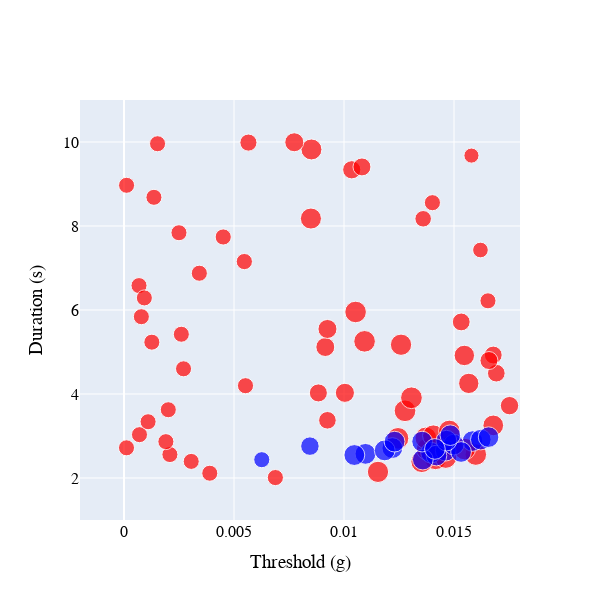

The notebook cell saved with this chart:
### Code cell
import plotly.graph_objects as go

# Font customization variables - modify as desired
font_family = "Times New Roman"
font_size = 16          # Font size
font_color = "black"    # Font color

# Create figure object
fig = go.Figure()

# Add first dataset R_PRE (red)
# Use the last column of R_PRE for marker sizes
fig.add_trace(go.Scatter(
    x=R_PRE[:, 0],       # x-axis: threshold (first column)
    y=R_PRE[:, 1],       # y-axis: duration (second column)
    mode='markers',      # markers only
    marker=dict(
        size=R_PRE[:, 2]*20,   # marker size based on the last column values of R_PRE
        color='red'          # red color
    ),
    name='R_PRE'
))

# Add second dataset R_ONB (blue)
# Use the last column of R_ONB for marker sizes
fig.add_trace(go.Scatter(
    x=R_ONB[:, 0],       # x-axis: threshold (first column)
    y=R_ONB[:, 1],       # y-axis: duration (second column)
    mode='markers',      # markers only
    marker=dict(
        size=R_ONB[:, 2]*20,   # marker size based on the last column values of R_ONB
        color='blue'          # blue color
    ),
    name='R_ONB'
))

# Update overall layout: set font, square canvas, axis labels, and cancel legend display
fig.update_layout(
    font=dict(
        family=font_family,
        size=font_size,
        color=font_color
    ),
    width=600,
    height=600,
    showlegend=False,          # Hide legend
    xaxis_title="Threshold (g)",   # x-axis label with unit g
    yaxis_title="Duration (s)"       # y-axis label with unit s
)

# Update x-axis range and tick font
fig.update_xaxes(
    range=[-0.002, 0.018],
    tickfont=dict(family=font_family, size=font_size, color=font_color)
)

# Update y-axis range and tick font
fig.update_yaxes(
    range=[1, 11],
    tickfont=dict(family=font_family, size=font_size, color=font_color)
)

# Show plot
fig.show()

### Figure 1 — Plotly figure (JSON) as saved in the notebook; plotly's stock layout.template omitted (floating-point values rounded to 4 significant figures)
{"data": [{"marker": {"color": "red", "size": [20.94, 16.05, 18.22, 16.23, 21.24, 21.77, 17.68, 16.05, 21.58, 16.05, 16.05, 21.71, 15.67, 21.72, 15.09, 16.13, 20.7, 21.26, 16.05, 19.11, 21.6, 17.84, 16.05, 16.05, 16.05, 16.05, 16.05, 20.33, 16.07, 21.75, 21.07, 16.05, 16.14, 16.55, 21.7, 21.72, 16.05, 21.63, 18.03, 18.99, 21.74, 16.13, 18.93, 16.05, 17.96, 19.02, 16.05, 18.4, 20.44, 16.13, 21.72, 16.15, 21.74, 16.05, 21.59, 16.05, 17.09, 21.59, 21.49, 17.57, 18.0, 21.58, 17.81, 16.05, 16.05]}, "mode": "markers", "name": "R_PRE", "type": "scatter", "x": [0.00852, 0.002498, 0.01035, 0.00547, 0.01155, 0.01416, 0.01692, 0.003899, 0.01599, 0.003056, 0.0007887, 0.01277, 0.0162, 0.01353, 0.01579, 0.01402, 0.01679, 0.01259, 0.0006822, 0.01004, 0.01246, 0.01678, 0.0007037, 0.001525, 0.002606, 0.0001173, 0.002013, 0.01567, 0.01654, 0.01443, 0.008496, 0.002706, 0.006881, 0.0136, 0.01487, 0.01307, 0.001094, 0.01549, 0.008835, 0.00774, 0.01378, 0.003424, 0.00915, 0.0001138, 0.01082, 0.009248, 0.001361, 0.01752, 0.01547, 0.005522, 0.01463, 0.00451, 0.01372, 0.002087, 0.01094, 0.001265, 0.005656, 0.01406, 0.01479, 0.009247, 0.01659, 0.01053, 0.01533, 0.0009245, 0.001904], "y": [9.822, 7.84, 9.339, 7.153, 2.146, 2.458, 4.496, 2.114, 2.558, 2.395, 5.84, 3.6, 7.428, 2.388, 9.676, 8.555, 3.253, 5.173, 6.581, 4.028, 2.945, 4.928, 3.032, 9.959, 5.423, 8.969, 3.625, 4.253, 6.219, 2.726, 8.177, 4.6, 2.01, 8.172, 2.774, 3.91, 3.34, 2.688, 4.026, 9.994, 2.686, 6.876, 5.118, 2.719, 9.407, 5.548, 8.683, 3.723, 4.918, 4.197, 2.488, 7.739, 2.954, 2.558, 5.254, 5.234, 9.986, 3.007, 3.122, 3.374, 4.797, 5.953, 5.716, 6.288, 2.865]}, {"marker": {"color": "blue", "size": [20.75, 20.71, 20.75, 20.83, 20.82, 20.61, 20.67, 20.85, 20.85, 20.67, 18.5, 20.79, 16.07, 20.74, 20.8, 20.59, 20.67, 20.65, 20.56, 20.73]}, "mode": "markers", "name": "R_ONB", "type": "scatter", "x": [0.01396, 0.01462, 0.0142, 0.0122, 0.01098, 0.01584, 0.01499, 0.01047, 0.01185, 0.01532, 0.008451, 0.01358, 0.006263, 0.01355, 0.0123, 0.01622, 0.01466, 0.01483, 0.01657, 0.01413], "y": [2.603, 2.65, 2.534, 2.713, 2.574, 2.879, 2.796, 2.547, 2.657, 2.62, 2.759, 2.439, 2.436, 2.867, 2.866, 2.914, 2.89, 3.019, 2.973, 2.692]}], "layout": {"font": {"color": "black", "family": "Times New Roman", "size": 16}, "height": 600, "showlegend": false, "width": 600, "xaxis": {"range": [-0.002, 0.018], "tickfont": {"color": "black", "family": "Times New Roman", "size": 16}, "title": {"text": "Threshold (g)"}}, "yaxis": {"range": [1, 11], "tickfont": {"color": "black", "family": "Times New Roman", "size": 16}, "title": {"text": "Duration (s)"}}}}
